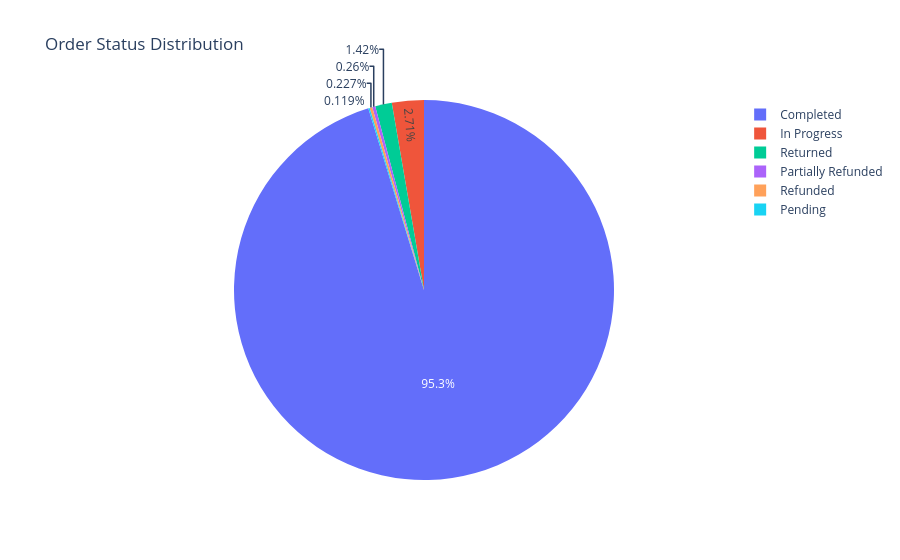

Source (notebook cell):
### Code cell
fig= px.pie(
    sales_status(clean_orders),
    names='sales_status',
    values='orders_count',
    title="Order Status Distribution",
)
fig.show()

### Figure 1 — Plotly figure (JSON) as saved in the notebook; plotly's stock layout.template omitted (floating-point values rounded to 4 significant figures)
{"data": [{"domain": {"x": [0, 1], "y": [0, 1]}, "hovertemplate": "sales_status=%{label}<br>orders_count=%{value}<extra></extra>", "labels": ["Completed", "In Progress", "Partially Refunded", "Pending", "Refunded", "Returned"], "legendgroup": "", "name": "", "showlegend": true, "type": "pie", "values": [8807, 251, 24, 11, 21, 131]}], "layout": {"legend": {"tracegroupgap": 0}, "title": {"text": "Order Status Distribution"}}}
